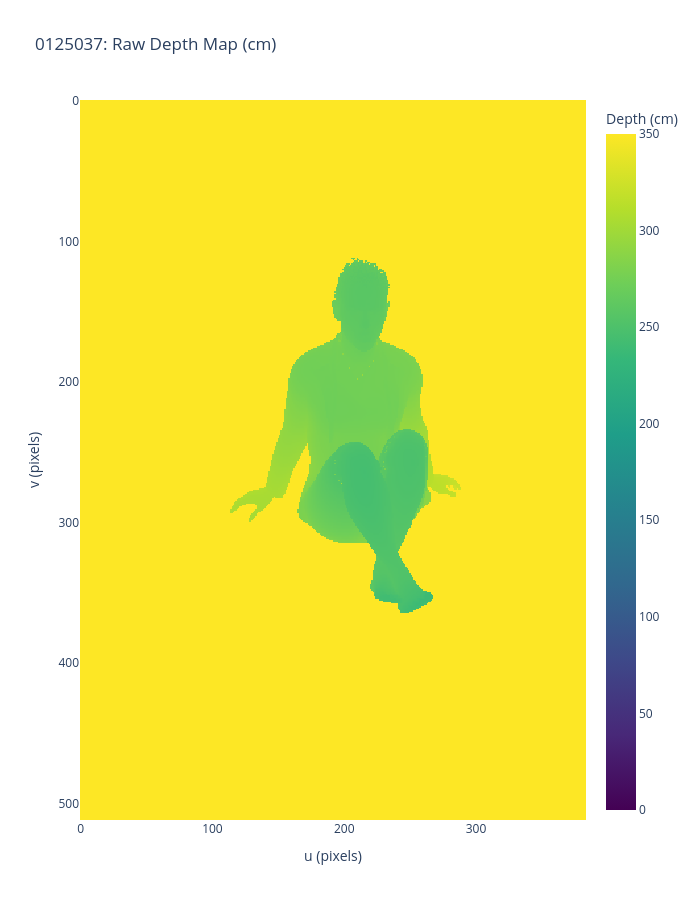

Notebook cell for this chart:
### Code cell
def plot_depth_interactive(sample, depth):
    """Plots the raw depth map interactively, clamping the background to black."""
    fig = go.Figure(data=go.Heatmap(
        z=depth, 
        zmin=0,          # Changed from cmin to zmin
        zmax=350,         # Changed from cmax to zmax
        colorscale='Viridis',
        colorbar=dict(title="Depth (cm)")
    ))
    
    fig.update_layout(
        title=f"{sample}: Raw Depth Map (cm)",
        xaxis_title="u (pixels)",
        yaxis_title="v (pixels)",
        yaxis=dict(autorange="reversed"), # Camera y points down, so flip the y-axis
        width=700,
        height=900
    )
    return fig


# 1. Plot the interactive 2D depth map
print("\n--- Depth Map ---")
fig_depth = plot_depth_interactive(sample, depth)
fig_depth.show()

### Figure 1 — Plotly figure (JSON) as saved in the notebook; plotly's stock layout.template omitted (floating-point values rounded to 4 significant figures; data arrays with more than 128 entries replaced by an {"elided": "..."} marker saying what was removed)
{"data": [{"colorbar": {"title": {"text": "Depth (cm)"}}, "colorscale": [[0, "#440154"], [0.1111, "#482878"], [0.2222, "#3e4989"], [0.3333, "#31688e"], [0.4444, "#26828e"], [0.5556, "#1f9e89"], [0.6667, "#35b779"], [0.7778, "#6ece58"], [0.8889, "#b5de2b"], [1, "#fde725"]], "type": "heatmap", "z": {"elided": "512x384 float values"}, "zmax": 350, "zmin": 0}], "layout": {"height": 900, "title": {"text": "0125037: Raw Depth Map (cm)"}, "width": 700, "xaxis": {"title": {"text": "u (pixels)"}}, "yaxis": {"autorange": "reversed", "title": {"text": "v (pixels)"}}}}
